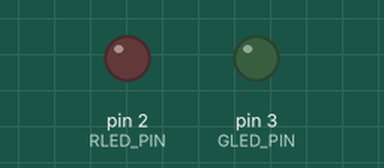
This sketch was run on a simulated Arduino Uno, built with avr-gcc and run on an emulated ATmega328P. Parts: output pins drawn as LEDs (lit = HIGH).

Above: at 0.7 s.
At 4.0 s:
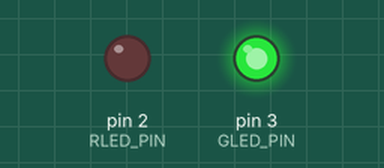
At 5.2 s:
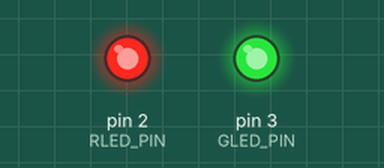
At 8.2 s:
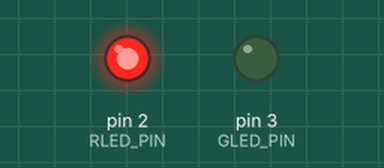
Timing chart, 0 to 9.1 s (numbered marks = the images above):
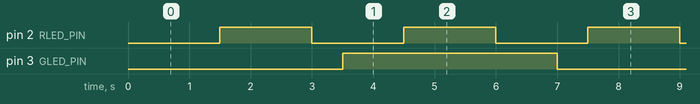

The sketch:

ex01-2.ino
```cpp
#include <Scheduler.h>

const int RLED_PIN = 2;
const int GLED_PIN = 3;

const long R_HALF_PERIOD = 1500L;
const long G_HALF_PERIOD = 3500L;

int redLedState = 0;
int greenLedState = 0;

void setup() {
  // put your setup code here, to run once:
  pinMode(RLED_PIN, OUTPUT);
  pinMode(GLED_PIN, OUTPUT);
  Scheduler.startLoop(loop2);
}

void loop() {
  // put your main code here, to run repeatedly:
  digitalWrite(RLED_PIN, redLedState);
  redLedState = !redLedState;
  delay(R_HALF_PERIOD);
}

void loop2() {
  digitalWrite(GLED_PIN, greenLedState);
  greenLedState = !greenLedState;
  delay(G_HALF_PERIOD);
}
```

Measured:
- by itself, pin 2 (RLED_PIN): alternates HIGH for 1.5 s and LOW for 1.5 s
- by itself, pin 3 (GLED_PIN): alternates HIGH for 3.5 s and LOW for 3.5 s
- by itself, everything shown: repeats every 21.0 s, in 20 steps
